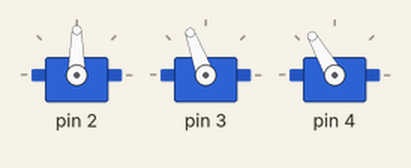
The sketch below on a simulated Arduino Uno, built with avr-gcc and run on an emulated ATmega328P. Shown: 3 × servo.

Above: at 0.1 s.
At 1.1 s:
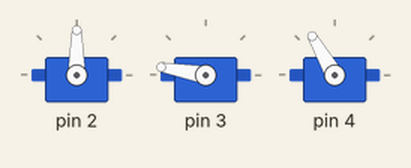
Timing chart, 0 to 2.6 s (numbered marks = the images above):
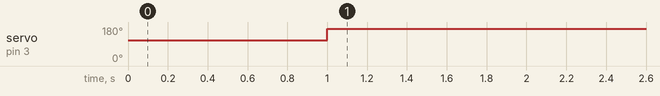

The sketch:

servoposset.ino
```cpp
#include <Servo.h>

#include "config.h"

Servo servoK;
Servo servoF;
Servo servoB;

void setup(){

    servoF.attach(SERVO_FRONT_PIN,
    	SERVO_FRONT_MIN_PWM,
    	SERVO_FRONT_MAX_PWM);
    servoB.attach(SERVO_BACK_PIN,
    	SERVO_BACK_MIN_PWM,
    	SERVO_BACK_MAX_PWM);
    servoK.attach(SERVO_KICK_PIN,
    	SERVO_KICK_MIN_PWM,
    	SERVO_KICK_MAX_PWM);

    servoB.write(SERVO_BACK_UP);
}

void loop(){

	servoK.write(SERVO_KICK_UP);

		delay(1000);

		servoB.write(SERVO_BACK_DOWN - 10);


}
```

Measured:
- by itself, servo on pin 3: 110° → 170° at 1.0 s
